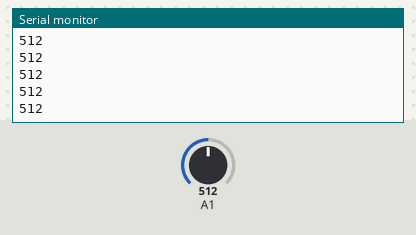
The sketch below on a simulated Arduino Uno, built with avr-gcc and run on an emulated ATmega328P. Parts: the last lines printed to the serial monitor. The inputs (shaded band) are chosen by the test bench; at power-on: A1 = 512.

Above: at 1.2 s.
1.3 s: A1 set to 716
At 1.31 s:
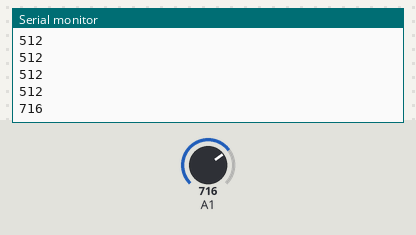
2.8 s: A1 set to 900
At 2.81 s:
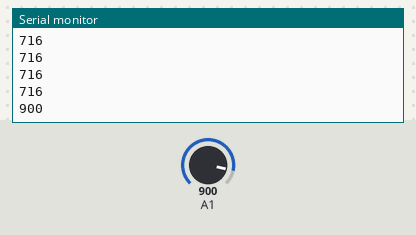
Timing chart, 0 to 5.8 s (numbered marks = the images above; inputs shaded):
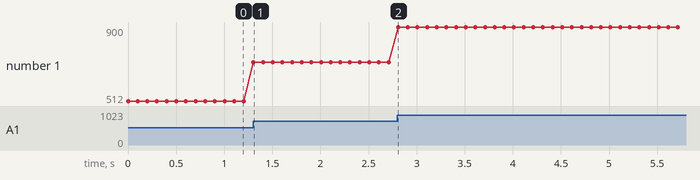

Measured:
- after the input at 1.3 s, the serial monitor: prints a new line at once (image 1)
- after the input at 2.8 s, the serial monitor: prints a new line at once (image 2)
- plotted number 1: 512 → 716 after the input at 1.3 s, 716 → 900 after the input at 2.8 s

The sketch:

read_analog.ino
```cpp
void setup() {
  // put your setup code here, to run once:

  Serial.begin(9600);
  while (!Serial) {
    ; // wait for serial port to connect. Needed for native USB port only
  }
}

int val;

void loop() {
  // put your main code here, to run repeatedly:
  val = analogRead(9);
  Serial.println(val);
  delay(100);
}
```
